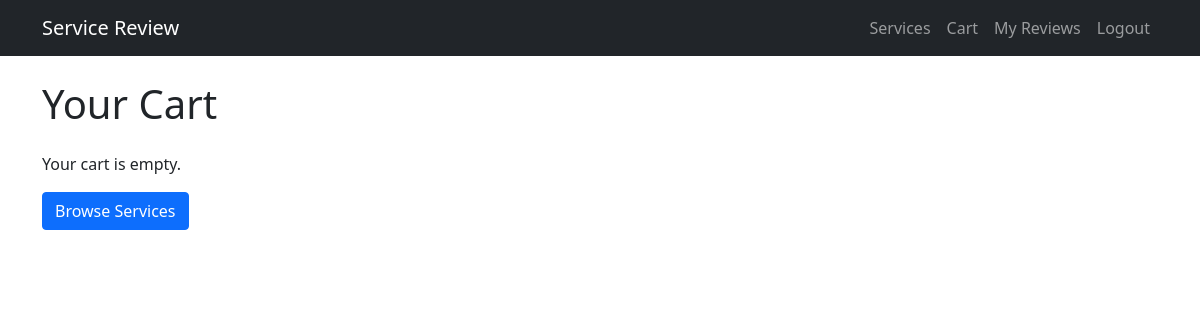
The app's page /cart/ (signed in), older data.
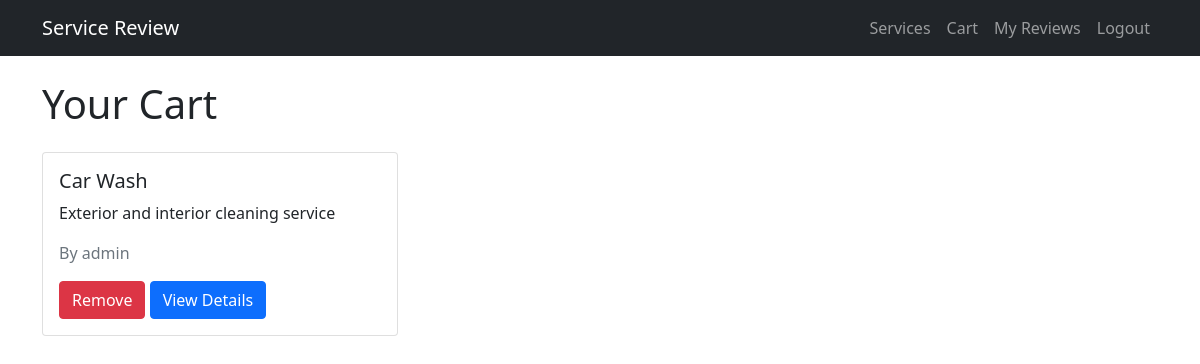
The same page, newer data.
### rev/models.py (models this page shows, shortened)
class Cart(models.Model):
    user = models.ForeignKey(User, on_delete=models.CASCADE, related_name='cart_items')
    service = models.ForeignKey(Service, on_delete=models.CASCADE, related_name='cart_entries')
    added_at = models.DateTimeField(auto_now_add=True)
    class Meta:
        unique_together = ('user', 'service')

class Service(models.Model):
    user = models.ForeignKey(User, on_delete=models.CASCADE, related_name='services')
    name = models.CharField(max_length=100)
    description = models.TextField()
    created_at = models.DateTimeField(auto_now_add=True)

### frontend/views.py (the view)
# urls.py: path('cart/', views.cart, name='cart'),
@login_required
def cart(request):
    cart_items = Cart.objects.filter(user=request.user).select_related('service')
    return render(request, 'frontend/cart.html', {'cart_items': cart_items})

### frontend/templates/frontend/cart.html (shortened to what this page needs)
{% extends 'frontend/base.html' %}
{% block content %}
<div class="row">
    <div class="col-12">
        <h1 class="mb-4">Your Cart</h1>
    </div>
</div>
<div class="row">
    {% for item in cart_items %}
    <div class="col-md-4 mb-4">
        <div class="card">
            <div class="card-body">
                <h5 class="card-title">{{ item.service.name }}</h5>
                <p class="card-text">{{ item.service.description|truncatechars:100 }}</p>
                <p class="text-muted">By {{ item.service.user.username }}</p>
                <form method="post" action="{% url 'remove_from_cart' item.id %}" style="display: inline;">
                    <button type="submit" class="btn btn-danger">Remove</button>
                </form>
                <a href="{% url 'service_detail' item.service.id %}" class="btn btn-primary">View Details</a>
            </div>
        </div>
    </div>
    {% empty %}
    <div class="col-12">
        <p>Your cart is empty.</p>
        <a href="{% url 'services_list' %}" class="btn btn-primary">Browse Services</a>
    </div>
    {% endfor %}
</div>
{% endblock %}

Row changes from the older to the newer data that the page shows:
added Cart: service.name "Car Wash", service.description "Exterior and interior cleaning service", service.user.username "admin"
Text that changed along with them:
text no longer shown: "Your cart is empty. Browse Services"
